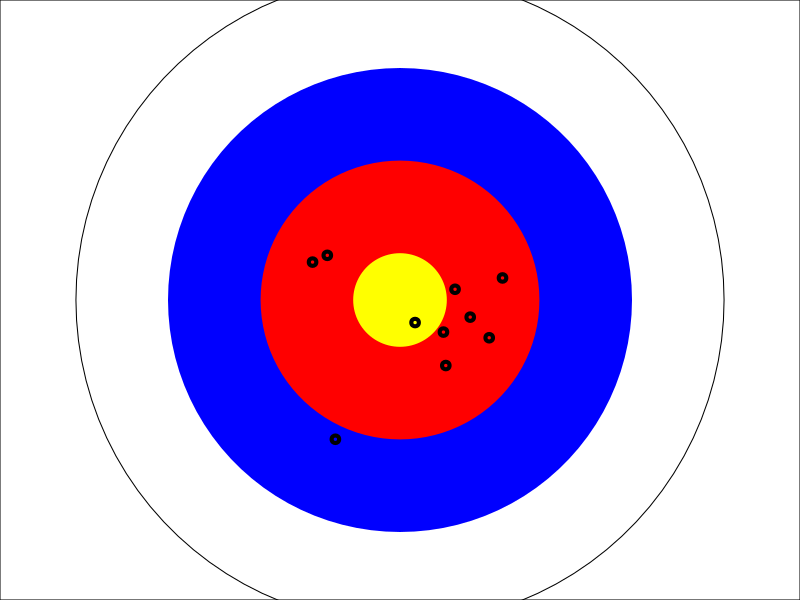
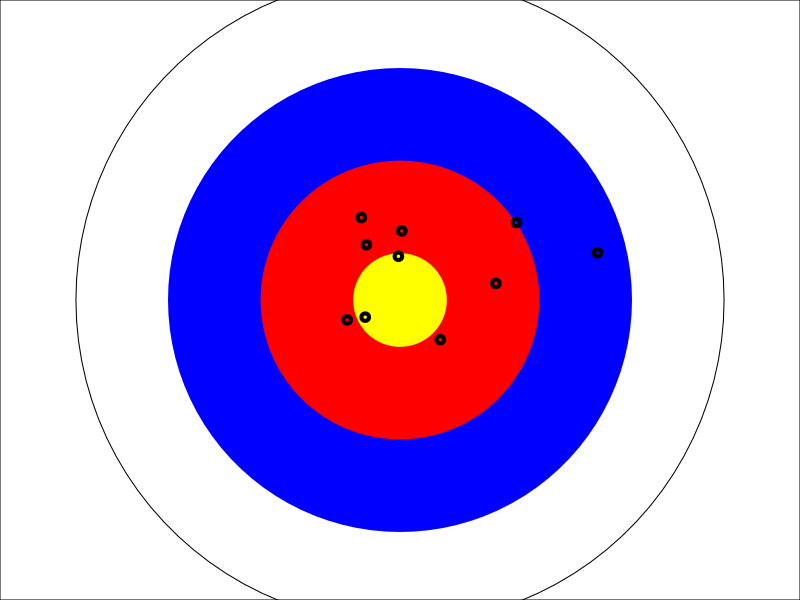
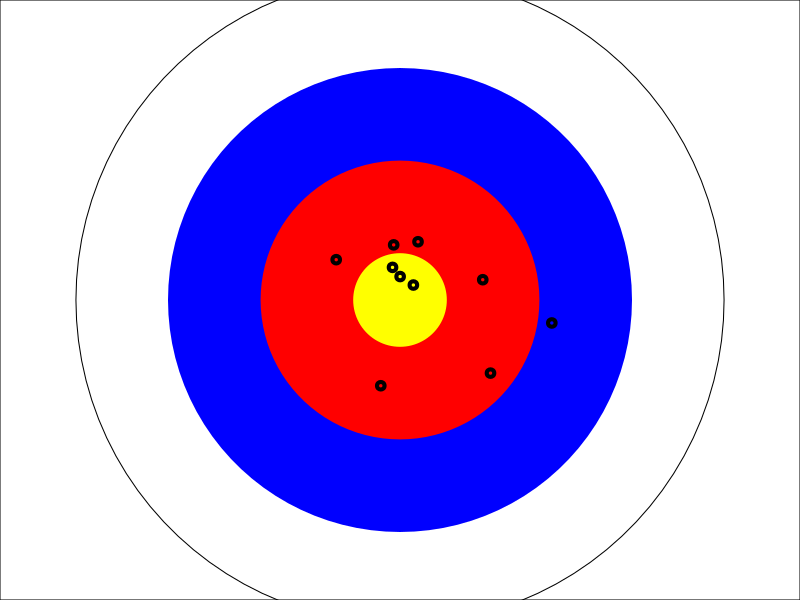
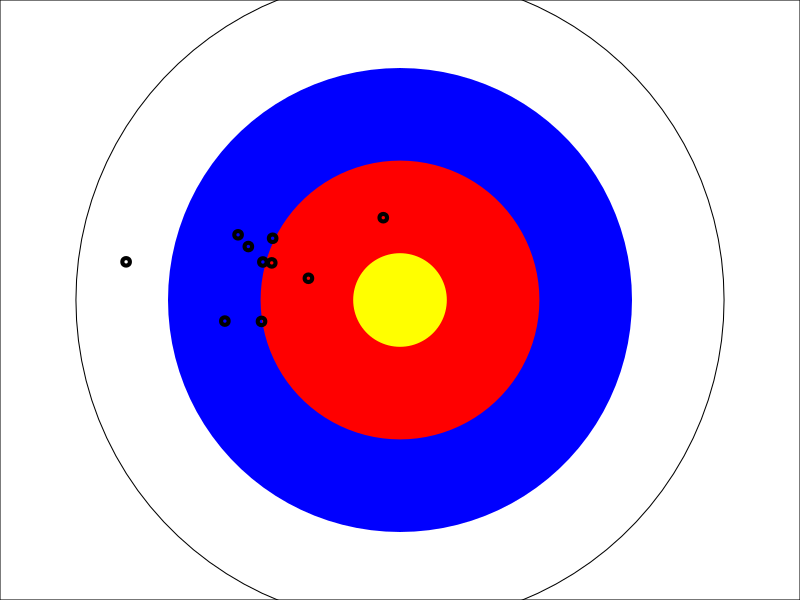
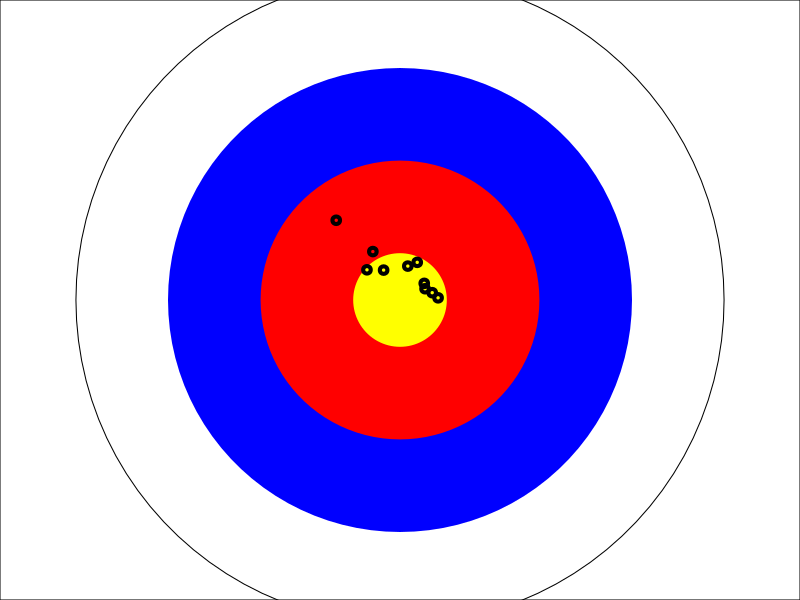
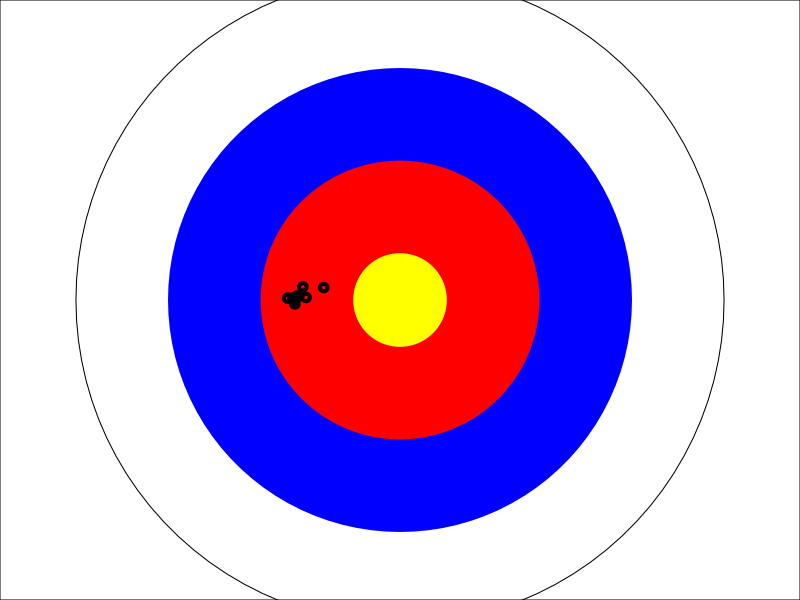
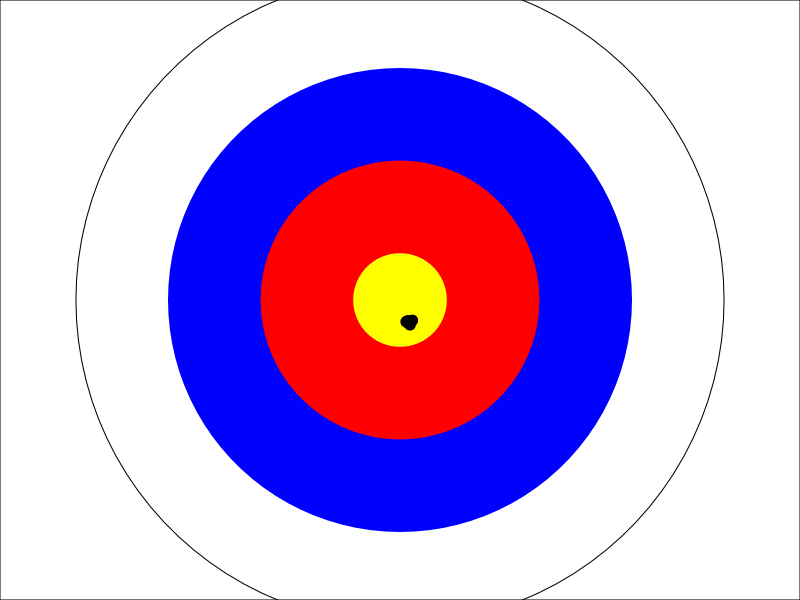
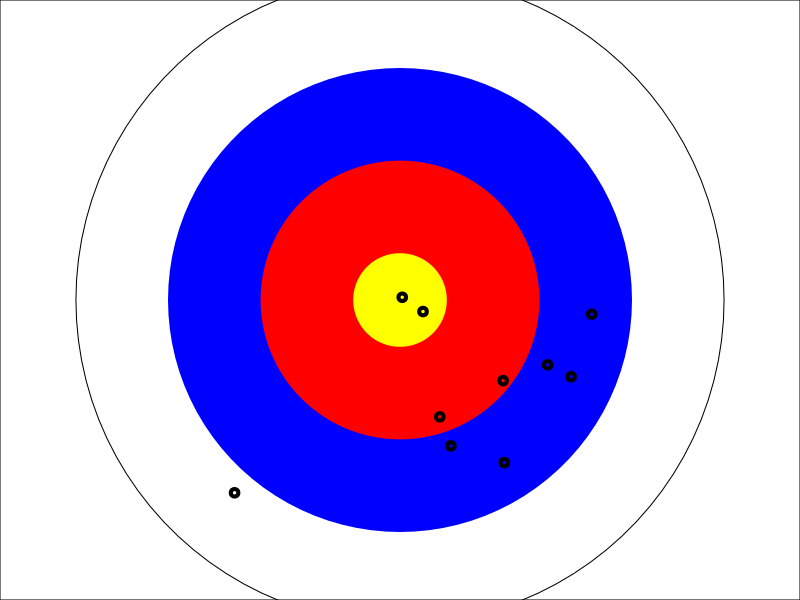

Generate these figures, in order, with R:
## ---- chunk 1
# target practice
# install.packages("plotrix")
library("plotrix")

for(i in 1:30) {

par(mar = c(0,0,0,0))  
  
plot(-4:4,-4:4,
     type = "n",
     xlab = "",
     ylab = "",
     main = "",
     xaxt = "n", 
     yaxt = "n")

# Draw target
draw.circle(0,0, 3.5, border= "black")
draw.circle(0,0, 2.5, border= "blue",
                      col   = "blue")
draw.circle(0,0, 1.5, border= "red", 
                      col   = "red")
draw.circle(0,0,  .5, border= "yellow", 
                      col   = "yellow")

# shoot
n           = 10  # how many times to shoot
imprecision = runif(1,0,1)  # how imprecise do we shoot
inaccuracy  = runif(1,0,1)  # how inacurate do we shoot

x = rnorm(n,0,imprecision) +
    rnorm(1,0,inaccuracy)
y = rnorm(n,0,imprecision) +
    rnorm(1,0,inaccuracy)

lines(x,y, type="p", col="black", lwd=4)

}
